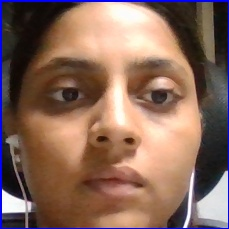
#> input picture data/user.1_0.jpg, 229 x 229 px; its folder holds 4 pictures in this run
$ python classifier.py
#> lines starting #> are read from the running program, lines starting #| are printed output that depends on the picture
import numpy as np
from PIL import Image
import os,cv2

def train_classifier(data_dir):
#> called with data_dir = 'data'
    path =[os.path.join(data_dir,f) for f in os.listdir(data_dir)]
    faces=[]
    ids =[]

    for image in path:
        img = Image.open(image).convert('L')
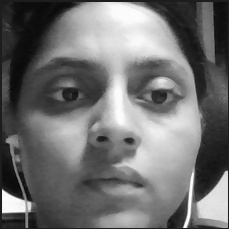
#> img: PIL image 229x229 L; min 6, max 254, mean 112.6
        imageNp=np.array(img, 'uint8')
        id = int(os.path.split(image)[1].split(".")[1])

        faces.append(imageNp)
        ids.append(id)
#> pass 2 of the loop in train_classifier, `for image in path:`:
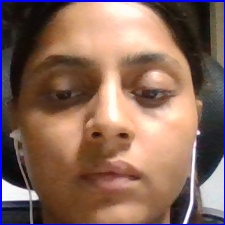
#> input picture data/user.1_1.jpg, 225 x 225 px
#> in train_classifier, `img = Image.open(image).convert('L')`:
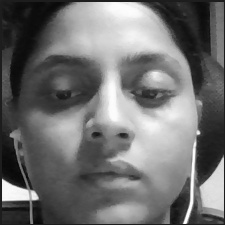
#> img: PIL image 225x225 L; min 5, max 254, mean 112.2
#> pass 3 of the loop in train_classifier, `for image in path:`:
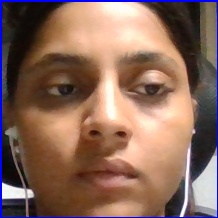
#> input picture data/user.1_10.jpg, 218 x 218 px
#> in train_classifier, `img = Image.open(image).convert('L')`:
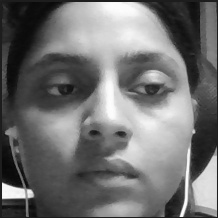
#> img: PIL image 218x218 L; min 5, max 253, mean 112.9
#> the loop made 4 passes; the first 3 are shown

    ids = np.array(ids)

    clf = cv2.face.LBPHFaceRecognizer_create()
    clf.train(faces, ids)
    clf.write("classifier.yml")


train_classifier("data")
